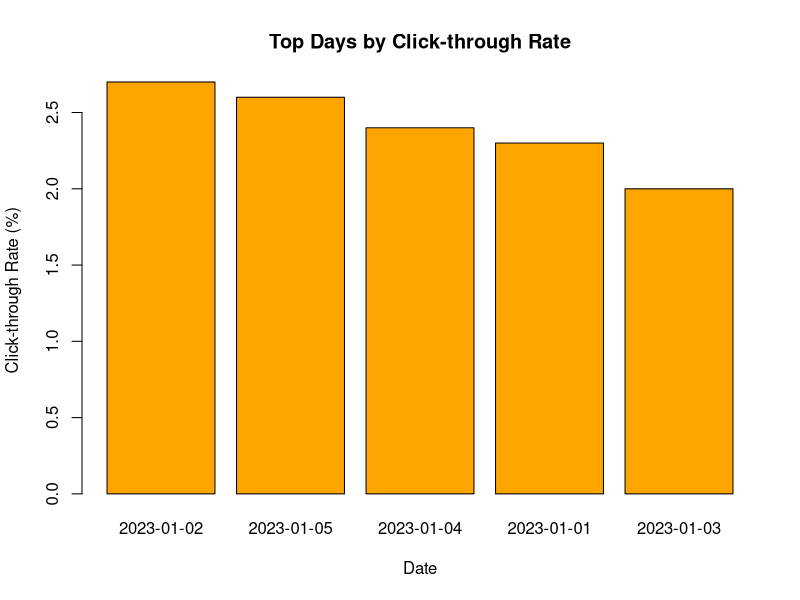

The R script that drew this image:
# Website Traffic Data

Date <- c("2023-01-01","2023-01-02","2023-01-03",
          "2023-01-04","2023-01-05")

CTR <- c(2.3,2.7,2.0,2.4,2.6)

# Sort in descending order
index <- order(CTR, decreasing=TRUE)

Date <- Date[index]
CTR <- CTR[index]

# Bar Chart
barplot(CTR,
        names.arg=Date,
        col="orange",
        xlab="Date",
        ylab="Click-through Rate (%)",
        main="Top Days by Click-through Rate")
